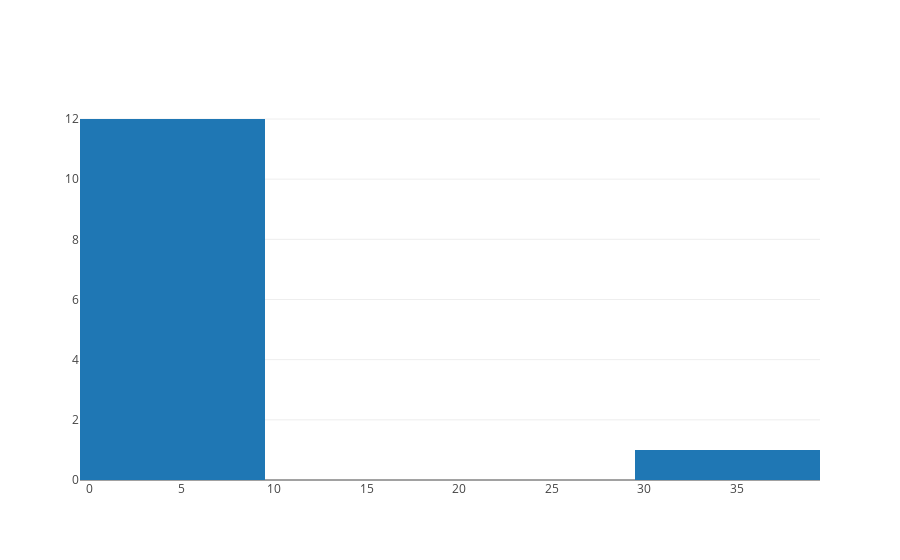

This figure's notebook cell:
### Code cell
fatality.sort_values(by=['Precipation'])
val = fatality["Precipation"].value_counts().values.tolist()
data = [go.Histogram(x=val)]

py.iplot(data, filename='basic histogram')

### Figure 1 — Plotly figure (JSON) as saved in the notebook; plotly's stock layout.template omitted (floating-point values rounded to 4 significant figures)
{"data": [{"type": "histogram", "uid": "2db79352-5ae5-4a5f-9b87-77dba9944f95", "x": [31, 2, 1, 1, 1, 1, 1, 1, 1, 1, 1, 1, 1]}], "layout": {}}
